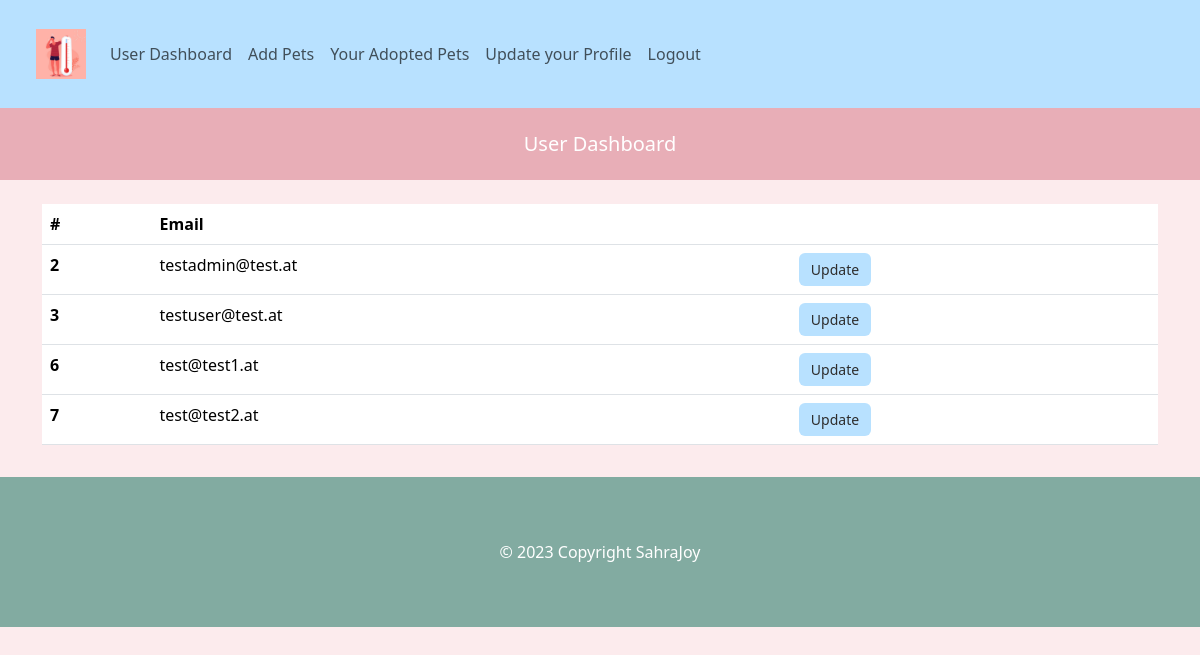
Page /user/user_dashboard.php (signed in) on the committed database.
### tables this page shows
CREATE TABLE `user` (
  `user_id` int(11) NOT NULL,
  `user_img` varchar(265) NOT NULL DEFAULT 'user.jpg',
  `user_email` varchar(30) NOT NULL,
  `user_password` varchar(265) NOT NULL,
  `user_status` varchar(10) NOT NULL DEFAULT 'user'
);

### user/user_dashboard.php (the view, shortened to what this page needs)
<?php
    require_once '../components/db_connect.php';
    $sql = "SELECT * FROM user WHERE `user_status` != 'adm'";
    $result = mysqli_query($conn, $sql);
    $data = "";
    if(mysqli_num_rows($result) > 0){
        while($row = mysqli_fetch_assoc($result)){
            $data .= "
            <tr>
                <th scope='row'>$row[user_id]</th>
                <td>$row[user_email]</td>
                <td><a href='/BE20_CR5_SahraStursa/user/update.php?id=$row[user_id]' class='btn btn-primary'>Update</a></td>
            </tr>
            ";
        };
    }
?>
<!DOCTYPE html>
<html lang="en">
<head>
    <link href="https://cdn.jsdelivr.net/npm/bootstrap@5.3.2/dist/css/bootstrap.min.css" rel="stylesheet">
    <link rel="stylesheet" href="../CSS/style.css">
</head>
<body>
    <?php require_once '../components/navbar.php'; ?>
    <h1>User Dashboard</h1>
    <div class="container">
        <table class="table">
            <thead>
                <tr>
                <th scope="col">#</th>
                <th scope="col">Email</th>
                <th scope="col"></th>
                </tr>
            </thead>
            <tbody>
                <?= $data; ?>
            </tbody>
        </table>
    </div>
    <?php require_once '../components/footer.php'; ?>
</body>
</html>

### components/navbar.php (shortened to what this page needs)
<?php
require_once 'db_connect.php';
$img = 'default.png';
$id = 0;
if(isset($_SESSION["user"]) || isset($_SESSION["adm"])) {
    if(isset($_SESSION["user"])){
        $id = $_SESSION["user"];
    } elseif(isset($_SESSION["adm"])) {
        $id = $_SESSION["adm"];
    }
    $sql = "SELECT user_img FROM user WHERE user_id = $id";
    $result = mysqli_query($conn, $sql);
    if($result && mysqli_num_rows($result) > 0) {
        $row = mysqli_fetch_assoc($result);
        if (!empty($row["user_img"])) {
            $img = $row["user_img"];
        }
    } else {
        $img = 'default.png';
    }
}
?>
    <nav class='navbar navbar-expand-lg bg-body-tertiary'>
        <div class='container-fluid'>
            <a class='navbar-brand' href='/BE20_CR5_SahraStursa/index.php'>
                <?php if(isset($_SESSION["user"]) || isset($_SESSION["adm"])): ?>
                    <div id='img'>
                        <img src='../assets/<?= $img ?>' alt='User Image' style='height: 50px; width: 50px; object-fit: cover;'>
                    </div>
                <?php else: ?>
                    Navbar
                <?php endif; ?>
            </a>
            <div class='collapse navbar-collapse' id='navbarSupportedContent'>
                <ul class='navbar-nav me-auto mb-2 mb-lg-0'>
                    <?php if(isset($_SESSION["adm"])): ?>
                        <li class='nav-item'>
                            <a class='nav-link' href='/BE20_CR5_SahraStursa/user/user_dashboard.php'>User Dashboard</a>
                        </li>
                        <li class='nav-item'>
                            <a class='nav-link' href='/BE20_CR5_SahraStursa/pets/create.php'>Add Pets</a>
                        </li>
                    <?php endif; ?>
                    <?php if(isset($_SESSION["user"]) || isset($_SESSION["adm"])): ?>
                        <li class='nav-item'>
                            <a class='nav-link' href='/BE20_CR5_SahraStursa/pets/dashboard_adopted_pets.php'>Your Adopted Pets</a>
                        </li>
                        <li class='nav-item'>
                            <a class='nav-link' href='/BE20_CR5_SahraStursa/user/update.php'>Update your Profile</a>
                        </li>
                        <li class='nav-item'>
                            <a class='nav-link' href='/BE20_CR5_SahraStursa/user/logout.php'>Logout</a>
                        </li>
                    <?php endif; ?>
                </ul>
            </div>
        </div>
    </nav>

### CSS/style.css (style rules this page uses)
body { background-color: rgba(252, 226, 229, 0.685); display: flex; align-items: center; justify-content: center; flex-direction: column; }
.btn-primary { background-color: #B8E1FF; border: none; color: #2e2d2d; font-weight: 500; font-size: 14px; }
h1 { color: white; background-color: #E8AEB7; font-size: 20px; width: 100%; padding: 3vh 0; display: flex; align-items: center; justify-content: center; }
.container { display: flex; align-items: center; justify-content: center; flex-direction: column; margin: 2vh; }
.navbar.bg-body-tertiary { width: 100%; background-color: #B8E1FF !important; padding: 3vh; color: white; }

### rows in the picture
user: user_img (picture)
user: user_id "2", user_email "testadmin@test.at"
user: user_id "3", user_email "testuser@test.at"
user: user_id "6", user_email "test@test1.at"
user: user_id "7", user_email "test@test2.at"
